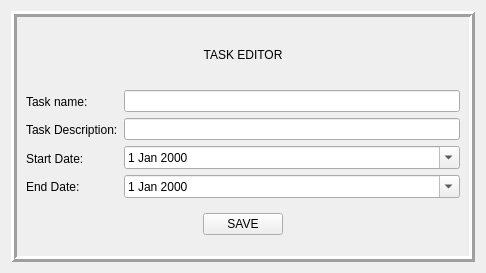
<?xml version="1.0" encoding="UTF-8"?>
<ui version="4.0">
 <class>TaskEditor</class>
 <widget class="QWidget" name="TaskEditor">
  <property name="geometry">
   <rect>
    <x>0</x>
    <y>0</y>
    <width>486</width>
    <height>273</height>
   </rect>
  </property>
  <property name="windowTitle">
   <string>Form</string>
  </property>
  <layout class="QHBoxLayout" name="horizontalLayout">
   <item>
    <widget class="QFrame" name="frame">
     <property name="frameShape">
      <enum>QFrame::Box</enum>
     </property>
     <property name="frameShadow">
      <enum>QFrame::Raised</enum>
     </property>
     <property name="lineWidth">
      <number>3</number>
     </property>
     <layout class="QVBoxLayout" name="verticalLayout_3">
      <item>
       <widget class="QLabel" name="label">
        <property name="maximumSize">
         <size>
          <width>16777215</width>
          <height>40</height>
         </size>
        </property>
        <property name="text">
         <string>TASK EDITOR</string>
        </property>
        <property name="alignment">
         <set>Qt::AlignCenter</set>
        </property>
       </widget>
      </item>
      <item>
       <layout class="QHBoxLayout" name="horizontalLayout_2">
        <item>
         <layout class="QVBoxLayout" name="verticalLayout">
          <item>
           <widget class="QLabel" name="label_2">
            <property name="text">
             <string>Task name:</string>
            </property>
           </widget>
          </item>
          <item>
           <widget class="QLabel" name="label_3">
            <property name="text">
             <string>Task Description:</string>
            </property>
           </widget>
          </item>
          <item>
           <widget class="QLabel" name="label_4">
            <property name="text">
             <string>Start Date:</string>
            </property>
           </widget>
          </item>
          <item>
           <widget class="QLabel" name="label_5">
            <property name="text">
             <string>End Date:</string>
            </property>
           </widget>
          </item>
         </layout>
        </item>
        <item>
         <layout class="QVBoxLayout" name="verticalLayout_2">
          <item>
           <widget class="QLineEdit" name="task_name"/>
          </item>
          <item>
           <widget class="QLineEdit" name="task_desc"/>
          </item>
          <item>
           <widget class="QDateEdit" name="start_date">
            <property name="readOnly">
             <bool>false</bool>
            </property>
            <property name="buttonSymbols">
             <enum>QAbstractSpinBox::UpDownArrows</enum>
            </property>
            <property name="specialValueText">
             <string/>
            </property>
            <property name="showGroupSeparator" stdset="0">
             <bool>false</bool>
            </property>
            <property name="currentSection">
             <enum>QDateTimeEdit::MonthSection</enum>
            </property>
            <property name="calendarPopup">
             <bool>true</bool>
            </property>
           </widget>
          </item>
          <item>
           <widget class="QDateEdit" name="end_date">
            <property name="buttonSymbols">
             <enum>QAbstractSpinBox::UpDownArrows</enum>
            </property>
            <property name="showGroupSeparator" stdset="0">
             <bool>false</bool>
            </property>
            <property name="calendarPopup">
             <bool>true</bool>
            </property>
           </widget>
          </item>
         </layout>
        </item>
       </layout>
      </item>
      <item>
       <layout class="QHBoxLayout" name="horizontalLayout_3">
        <item>
         <spacer name="horizontalSpacer_2">
          <property name="orientation">
           <enum>Qt::Horizontal</enum>
          </property>
          <property name="sizeHint" stdset="0">
           <size>
            <width>40</width>
            <height>20</height>
           </size>
          </property>
         </spacer>
        </item>
        <item>
         <widget class="QPushButton" name="save_btn">
          <property name="text">
           <string>SAVE</string>
          </property>
         </widget>
        </item>
        <item>
         <spacer name="horizontalSpacer">
          <property name="orientation">
           <enum>Qt::Horizontal</enum>
          </property>
          <property name="sizeHint" stdset="0">
           <size>
            <width>40</width>
            <height>20</height>
           </size>
          </property>
         </spacer>
        </item>
       </layout>
      </item>
     </layout>
    </widget>
   </item>
  </layout>
 </widget>
 <resources/>
 <connections/>
</ui>
